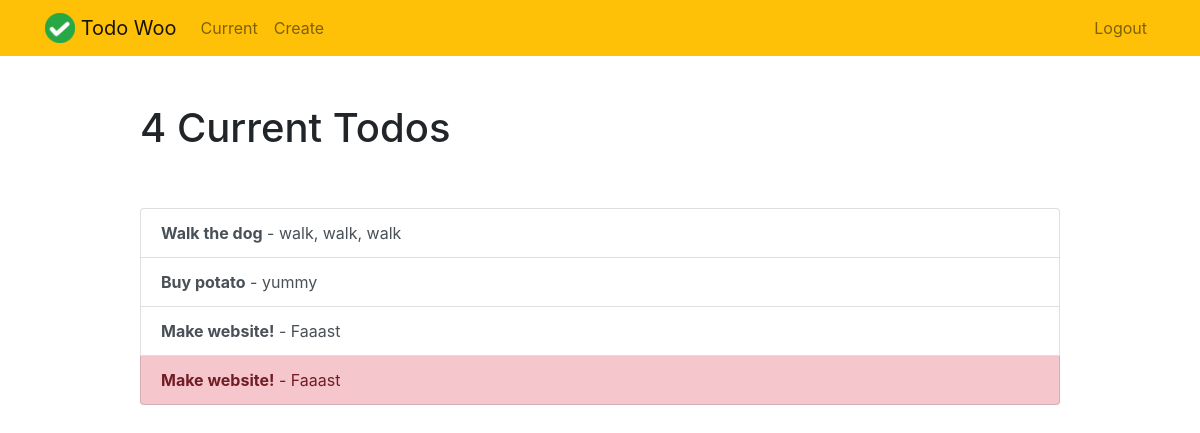
Page /current/ (signed in) on the earlier database version.
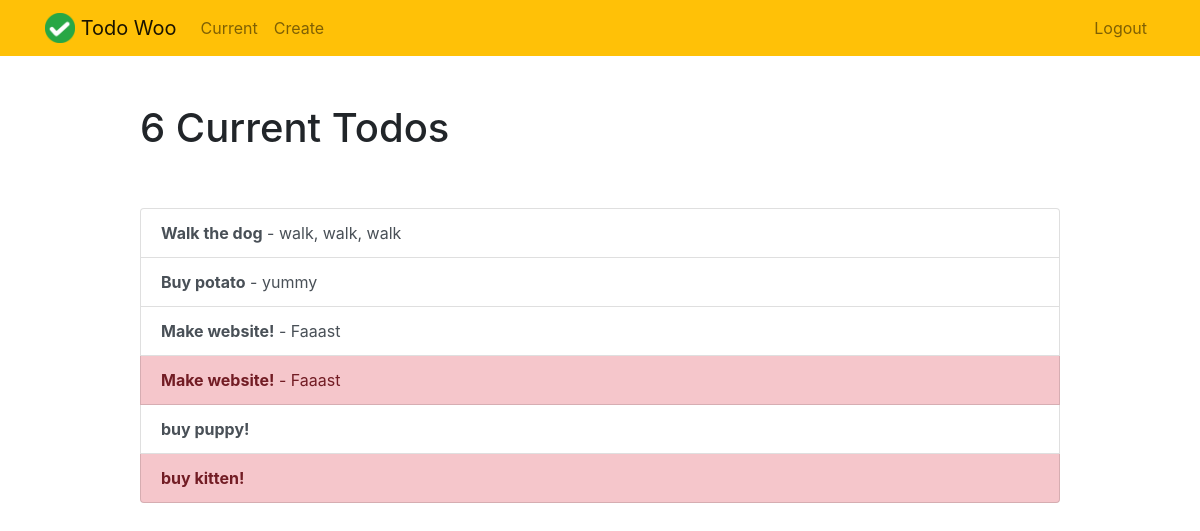
Same page on the later database version.
### todo/models.py (models this page shows, shortened)
class Todo(models.Model):
    title = models.CharField(max_length=100)
    memo = models.TextField(blank=True)
    created = models.DateTimeField(auto_now_add=True)
    datecompleted = models.DateTimeField(null=True, blank=True)
    important = models.BooleanField(default=False)
    user = models.ForeignKey(User, on_delete=models.CASCADE)

### todo/views.py (the view)
# urls.py: path('current/', views.currenttodos, name='currenttodos'),
@login_required
def currenttodos(request):
    todos = Todo.objects.filter(user=request.user, datecompleted__isnull=True)
    return render(request, 'todo/currenttodos.html', {'todos':todos})

### todo/templates/todo/currenttodos.html
{% extends "todo/base.html" %}
{% block content %}
    <div class="row justify-content-center mt-5">
        <div class="col-md-10">
            {% if todos %}
                 <h1>{{ todos.count }} Current Todo{{ todos.count|pluralize }}</h1>
            {% else %}
                           <h1>Current Todos</h1>
            {% endif %}
        </div>
    </div>
    <div class="row justify-content-center mt-5">
        <div class="col-md-10">
        {% if todos %}
            <div class="list-group">
                {% for todo in todos %}
                    <a href="{% url 'viewtodo' todo.id %}" class="list-group-item list-group-item-action{% if todo.important %} list-group-item-danger{% endif %}"><b>{{ todo.title }}</b>{% if todo.memo %} - {{ todo.memo|truncatechars:30 }}{% endif %}</a>
                {% endfor %}
            </div>
        {% else %}
            <div class="text-center">
                <h2>Looks like you don't have any todos! Nice work.</h2>
            <br>
            <a role="button" class="btn btn-primary" href="{% url 'createtodo' %}">New Todo</a>
            </div>
        {% endif %}
        </div>
    </div>
{% endblock %}

### todo/templates/todo/base.html (shortened to what this page needs)
{% load static %}
<!doctype html>
<html lang="en">
<head>
    <link rel="stylesheet" href="https://stackpath.bootstrapcdn.com/bootstrap/4.4.1/css/bootstrap.min.css">
</head>
<body>
<nav class="navbar navbar-expand-md navbar-light bg-warning">
<div class="container">
    <a class="navbar-brand" href="{% url 'home' %}">
         <img src="{% static 'todo/logo.png' %}" width="30" height="30" class="d-inline-block align-top">
        <span>Todo Woo</span>
    </a>
    <div class="collapse navbar-collapse" id="navbarNav">
    {% if user.is_authenticated %}
        <ul class="navbar-nav mr-auto">
                <li class="nav-item {{ current }}">
                    <a class="nav-link" href="{% url 'currenttodos' %}">Current</a>
                </li>
                <li class="nav-item {{ create }}">
                    <a class="nav-link" href="{% url 'createtodo' %}">Create</a>
                </li>
        </ul>
    {% endif %}
    <ul class="navbar-nav ml-auto">
            {% if user.is_authenticated %}
                <li class="nav-item">
                    <a href="#" onclick="$('#signOutBtn').click()" class="nav-link">Logout</a>
                </li>
            {% endif %}
        </ul>
    </div>
</div>
</nav>
<div class="container">
{% block content %}{% endblock %}
</div>
</body>
</html>

Differences in the rows shown:
added Todo: title "buy puppy!"
added Todo: title "buy kitten!", important True (drawn)
Other differences:
{{ todos.count }}: "4" → "6"
